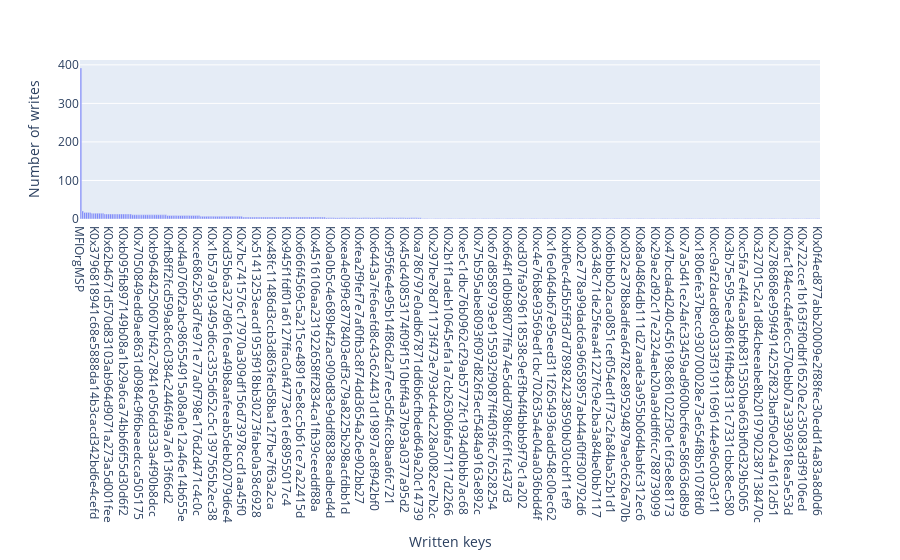

Source (notebook cell):
### Code cell
txDfw=txDf[txDf['access_type']=='WRITE']
labels={"x":"Written keys","y":"Number of writes"}
fig = px.bar(x=txDfw['key'].unique(),y=txDfw['key'].value_counts(),labels=labels)
fig

### Figure 1 — Plotly figure (JSON) as saved in the notebook; plotly's stock layout.template omitted (floating-point values rounded to 4 significant figures; data arrays with more than 128 entries replaced by an {"elided": "..."} marker saying what was removed)
{"data": [{"alignmentgroup": "True", "hovertemplate": "Written keys=%{x}<br>Number of writes=%{y}<extra></extra>", "legendgroup": "", "marker": {"color": "#636efa"}, "name": "", "offsetgroup": "", "orientation": "v", "showlegend": false, "textposition": "auto", "type": "bar", "x": {"elided": "401 str values"}, "xaxis": "x", "y": {"elided": "401 int values"}, "yaxis": "y"}], "layout": {"barmode": "relative", "legend": {"tracegroupgap": 0}, "margin": {"t": 60}, "xaxis": {"anchor": "y", "domain": [0, 1], "title": {"text": "Written keys"}}, "yaxis": {"anchor": "x", "domain": [0, 1], "title": {"text": "Number of writes"}}}}
